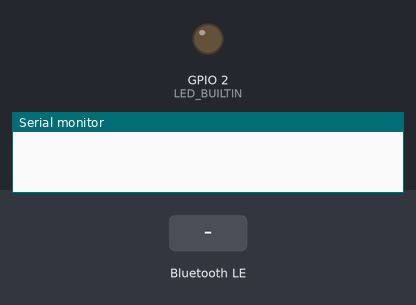
This sketch was run on a simulated ESP32. Shown: output pins drawn as LEDs (lit = HIGH), the last lines printed to the serial monitor. The inputs (shaded band) are chosen by the test bench. Nothing arrives over Bluetooth unless stated; a phone connects over Bluetooth LE 3 s after start.

Above: at 1.2 s.
1.3 s: Bluetooth LE write "on" received
At 3.5 s:
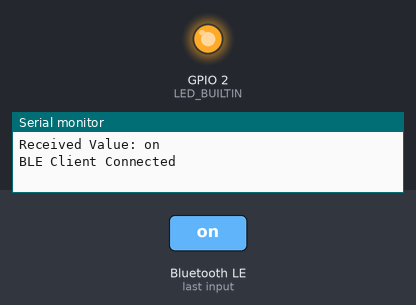
3.8 s: Bluetooth LE write "off" received
At 6.0 s:
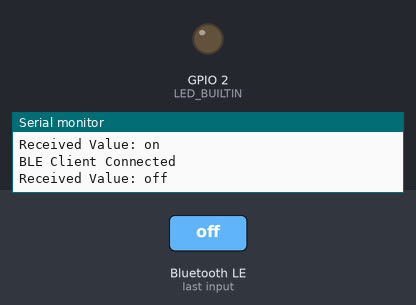
Timing chart, 0 to 7.5 s (numbered marks = the images above; inputs shaded):
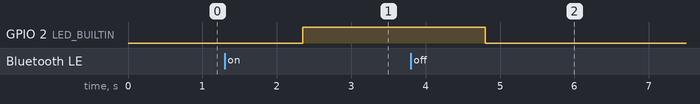

The sketch:

BLTAurdino.ino
```cpp
#include <BLEDevice.h>
#include <BLEUtils.h>
#include <BLEServer.h>

// Service name to the broadcasted to outside world
# define LED_BUILTIN 2

#define PERIPHERAL_NAME "IoT Device"
#define SERVICE_UUID "CD9CFC21-0ECC-42E5-BF22-48AA715CA112"
#define CHARACTERISTIC_INPUT_UUID "66E5FFCE-AA96-4DC9-90C3-C62BBCCD29AC"
#define CHARACTERISTIC_OUTPUT_UUID "142F29DD-B1F0-4FA8-8E55-5A2D5F3E2471"
static const char* greeting =  "";
// Output characteristic is used to send the response back to the connected phone
BLECharacteristic *pOutputChar;

// Class defines methods called when a device connects and disconnects from the service
class ServerCallbacks: public BLEServerCallbacks {
    void onConnect(BLEServer* pServer) {
        Serial.println("BLE Client Connected");
    }
    void onDisconnect(BLEServer* pServer) {
        BLEDevice::startAdvertising();
        Serial.println("BLE Client Disconnected");
    }
};

class InputReceivedCallbacks: public BLECharacteristicCallbacks {
    void onWrite(BLECharacteristic *pCharWriteState) {
        std::string inputValue = pCharWriteState->getValue();

        if (inputValue.length() > 0) {
          Serial.print("Received Value: ");
          for (int i = 0; i < inputValue.length(); i++) {
            Serial.print(inputValue[i]);
          }
          Serial.println();

          // Send data to client
          delay(1000);
          std::string outputData = "Last received: " + inputValue;
          pOutputChar->setValue(outputData);
          pOutputChar->notify();
        }

        if(pCharWriteState->getValue() == "off")
        {
          digitalWrite(LED_BUILTIN, LOW);
        }

        if(pCharWriteState->getValue() == "on")
        {
          digitalWrite(LED_BUILTIN, HIGH);
        }

    }
};

void setup() {
  Serial.begin(115200);
  pinMode(LED_BUILTIN, OUTPUT);
  // Initialize BLE
  BLEDevice::init(PERIPHERAL_NAME);

  // Create the server
  BLEServer *pServer = BLEDevice::createServer();

  // Create the service
  BLEService *pService = pServer->createService(SERVICE_UUID);

  // Handle inputs (sent from app)
  BLECharacteristic *pInputChar
      = pService->createCharacteristic(
                    CHARACTERISTIC_INPUT_UUID,
                    BLECharacteristic::PROPERTY_WRITE_NR |
                    BLECharacteristic::PROPERTY_WRITE);

  pOutputChar = pService->createCharacteristic(
                        CHARACTERISTIC_OUTPUT_UUID,
                        BLECharacteristic::PROPERTY_READ |
                        BLECharacteristic::PROPERTY_NOTIFY);

  pServer->setCallbacks(new ServerCallbacks());
  pInputChar->setCallbacks(new InputReceivedCallbacks());

  // Start service
  pService->start();

  BLEAdvertising *pAdvertising = BLEDevice::getAdvertising();
  pAdvertising->addServiceUUID(SERVICE_UUID);
  pAdvertising->setScanResponse(true);
  BLEDevice::startAdvertising();
}

void loop() { }
```

Measured:
- after the input at 1.3 s, GPIO 2 (LED_BUILTIN): LOW → HIGH after 1.1 s
- after the input at 3.8 s, GPIO 2 (LED_BUILTIN): HIGH → LOW after 1.0 s
